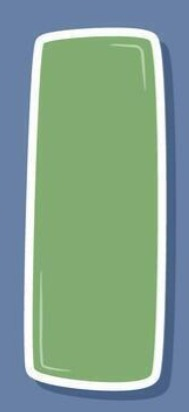
#> input picture Day19/Input images/Rectangle.jpeg, 189 x 412 px
$ python contour_practice.py
#> lines starting #> are read from the running program, lines starting #| are printed output that depends on the picture; after the words box and inside, x2 and y2 are one past the last pixel; in counts of white or black regions, pixels touching at a corner belong together
import os
import cv2
import numpy as np


# Complete the following tasks:
# Read an image and convert it to grayscale.
# Apply thresholding.
# Detect contours.
# Draw all contours on the image.
# Calculate the area and perimeter of each contour.
# Draw a bounding rectangle around each detected object.
# Detect simple shapes such as circles, rectangles, squares, and triangles.
# Save all output images.


input_path = "Input images/Rectangle.jpeg"
output_folder = "Output images"
os.makedirs(output_folder, exist_ok=True)

image = cv2.imread(input_path, 1)
#> image is the input picture: shape (412, 189, 3); mean B, G, R 144.6, 161.4, 130.7
if image is None:
    raise FileNotFoundError(f"Could not load {input_path}")

gray = cv2.cvtColor(image, cv2.COLOR_BGR2GRAY)
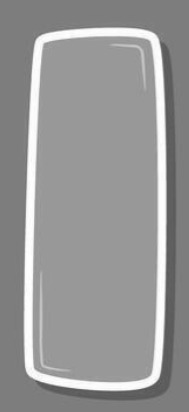
#> gray: shape (412, 189); min 82, max 255, mean 150.2
blur = cv2.GaussianBlur(gray, (7, 7), 0)
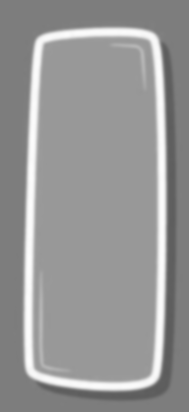
#> blur: shape (412, 189); min 92, max 253, mean 150.2
ret, binary = cv2.threshold(blur, 127, 255, cv2.THRESH_BINARY)
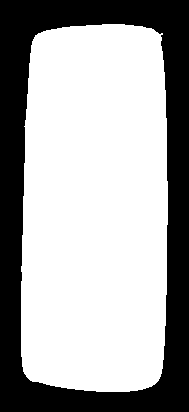
#> binary: shape (412, 189); 65.5% white; 1 black region


contours, hierarchy = cv2.findContours(binary, cv2.RETR_LIST, cv2.CHAIN_APPROX_SIMPLE)
#> contours = 1 contour; box (x1, y1, x2, y2) and area: (21, 24, 168, 392) 50516

contour_image = image.copy()
cv2.drawContours(contour_image, contours, -1, (45, 67, 230), 2)
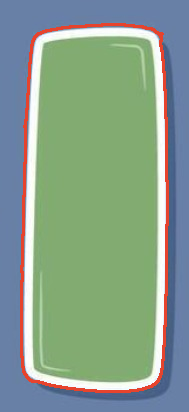
#> contour_image: shape (412, 189, 3); 3.87% of pixels changed, all inside (x1, y1, x2, y2) = (20, 23, 169, 393)


def classify_shape(contour):
    perimeter = cv2.arcLength(contour, True)
    approx = cv2.approxPolyDP(contour, 0.02 * perimeter, True)
    vertices = len(approx)

    if vertices == 3:
        return "Triangle"
    elif vertices == 4:
        x, y, w, h = cv2.boundingRect(approx)
        aspect_ratio = w / float(h)
        return "Square" if 0.90 <= aspect_ratio <= 1.10 else "Rectangle"
    else:
        area = cv2.contourArea(contour)
        circularity = (4 * np.pi * area) / (perimeter ** 2) if perimeter > 0 else 0
        return "Circle" if circularity > 0.8 else "Polygon"


final_image = image.copy()
min_area = 100  # filter out noise specks

for contour in contours:
    area = cv2.contourArea(contour)
    if area < min_area:
        continue  # skip noise

    perimeter = cv2.arcLength(contour, True)

    x, y, w, h = cv2.boundingRect(contour)
    cv2.rectangle(final_image, (x, y), (x + w, y + h), (255, 0, 0), 2)

    (cx, cy), radius = cv2.minEnclosingCircle(contour)
    cv2.circle(final_image, (int(cx), int(cy)), int(radius), (0, 0, 255), 1)

    shape = classify_shape(contour)
    cv2.drawContours(final_image, [contour], -1, (45, 67, 230), 2)
    cv2.putText(final_image, shape, (x, y - 10),
                cv2.FONT_HERSHEY_SIMPLEX, 0.6, (0, 255, 255), 2)

    print(f"{shape}: area={area:.1f}, perimeter={perimeter:.1f}")
#> this loop made 1 pass
#> (cx, cy) on pass 1: (99.92, 207.3)
#| Rectangle: area=50516.0, perimeter=985.3
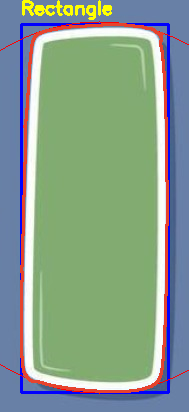
#> final_image: shape (412, 189, 3); 7.87% of pixels changed, all inside (x1, y1, x2, y2) = (0, 0, 189, 394)

# ---------- Save outputs ----------
cv2.imwrite(os.path.join(output_folder, "gray.jpg"), gray)
cv2.imwrite(os.path.join(output_folder, "binary.jpg"), binary)
cv2.imwrite(os.path.join(output_folder, "contours.jpg"), contour_image)
cv2.imwrite(os.path.join(output_folder, "final_shapes.jpg"), final_image)

# ---------- Display ----------
gray_bgr = cv2.cvtColor(gray, cv2.COLOR_GRAY2BGR)
blur_bgr = cv2.cvtColor(blur, cv2.COLOR_GRAY2BGR)
binary_bgr = cv2.cvtColor(binary, cv2.COLOR_GRAY2BGR)
#> binary_bgr: shape (412, 189, 3); 65.5% white; 1 black region, box (x1, y1, x2, y2) and area: (0, 0, 189, 412) 26877

combined = np.hstack((gray_bgr, blur_bgr, binary_bgr, contour_image))
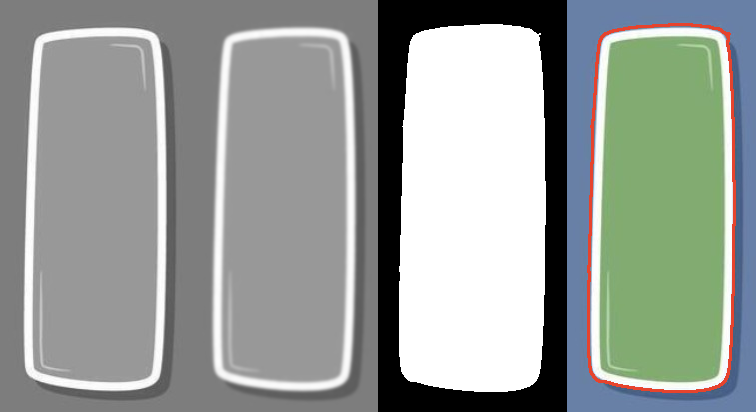
#> combined: shape (412, 756, 3); mean B, G, R 151.9, 156.6, 150.7
cv2.imshow("GrayScale | Blur | Binary | Contours", combined)
cv2.imshow("Final Shape Detection", final_image)

cv2.waitKey(0)
cv2.destroyAllWindows()
